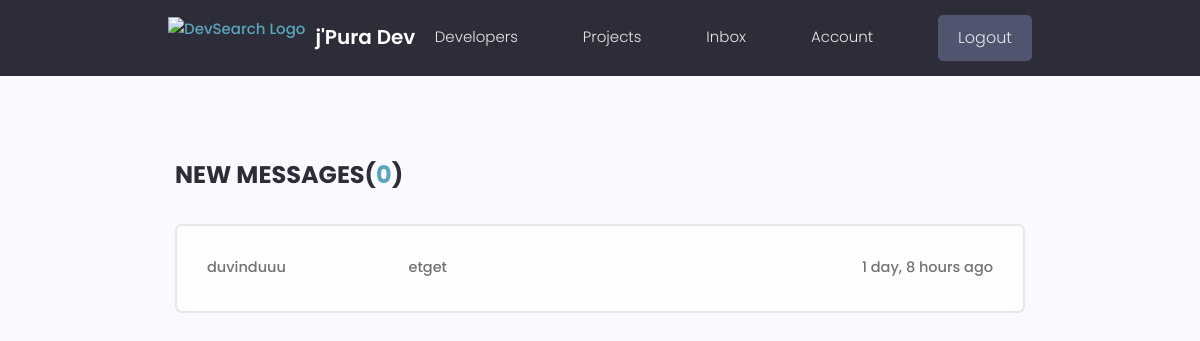
/message-inbox/sankani/ (signed in), run on the app's committed database.
### home/models.py (models this page shows, shortened)
class Message(models.Model):
    sender = models.ForeignKey(User, on_delete=models.CASCADE)
    receiver = models.ForeignKey(User, on_delete=models.CASCADE, related_name='receiver')
    name = models.CharField(max_length=100)
    email = models.EmailField(max_length=100)
    subject = models.CharField(max_length=100)
    body = models.TextField()
    is_read = models.BooleanField(default=False)
    created = models.DateTimeField(auto_now_add=True)
    class Meta:
        ordering = ['is_read', '-created']

### home/views.py (the view)
# urls.py: path('message-inbox/<str:username>/', message_inbox, name = 'message-inbox'),
@login_required
def message_inbox(request,username):
    current_user = User.objects.get(username = username)
    if current_user != request.user:
        return HttpResponse('<h1>403 Forbidden!</h1>')
    all_messages = current_user.receiver.all()
    new_messages_count = all_messages.filter(is_read = False).count()
    context = {'all_messages':all_messages, 'new_messages_count':new_messages_count}
    return render(request, 'home/message_inbox.html', context)

### home/templates/home/message_inbox.html
{% extends 'base.html' %}
{% block content %}
    <main class="inbox my-xl">
        <div class="content-box">
        <h3 class="inbox__title">New Messages(<span>{{new_messages_count}}</span>)</h3>
        {% if all_messages %}
            <ul class="messages">
            {% for msg in all_messages %}
                {% if msg.is_read == False %}
                    <li class="message message--unread">
                        <a href="{% url 'message-view' msg.id %}">
                            <span class="message__author">{{msg.name}}</span>
                            <span class="message__subject">{{msg.body}}</span>
                            <span class="message__date">{{msg.created|timesince}} ago</span>
                        </a>
                    </li>
                {% else %}
                    <li class="message">
                        <a href="{% url 'message-view' msg.id %}">
                            <span class="message__author">{{msg.name}}</span>
                            <span class="message__subject">{{msg.body}}</span>
                            <span class="message__date">{{msg.created|timesince}} ago</span>
                        </a>
                    </li>
                {% endif %}
            {% endfor%}
            </ul>
        {% endif %}
        </div>
    </main>
{% endblock content %}

### static/styles/app.css (style rules this page uses)
:root { --color-sub: #2d2d39; }
.content-box { width: 95%; max-width: 85rem; margin: 0 auto; }
.inbox { height: 90vh; }
.inbox__title, .inbox__title span { font-size: 2.4rem; font-weight: 700; color: var(--color-sub); text-transform: uppercase; text-align: left; margin-bottom: 3rem; }
.inbox__title span { color: var(--color-main); }
.messages { list-style: none; background: var(--color-white); padding: 0.5rem 3rem; border: 2px solid var(--color-light); border-radius: 0.7rem; }
.message { padding: 2.5rem 0; }
.message > a span { font-size: 1.45rem; font-weight: 500; }
.message > a { display: flex; gap: 1rem; }
.message__author, .message__date { flex-basis: 25%; }
.message__subject { flex-basis: 50%; }
.message__date { text-align: right; }

### static/uikit/styles/modules/_variables.css (style rules this page uses)
:root { --color-main: #5aa5b9; --color-main-light: #e6faff; --color-sub: #3f4156; --color-sub-light: #51546e; --color-sub-lighter: #ededfd; --color-text: #737373; --color-gray: #8b8b8b; --color-light: #e5e7eb; --color-light-gray: #767676; --color-bg: #f8fafd; --color-white: #fffefd; --color-white-light: #f3f3f3; --color-success: #359e64; --color-success-bg: #def8e8; --color-error: #fc4b0b; --color-error-bg: #fff2ee; --font-base: 'Poppins', arial, helvetica, 'Segoe UI', roboto, ubuntu, sans-serif; --font-monospace: 'Fira Code', 'Courier New', courier, monospace; --font-regular: 300; --font-medium: 500; --font-bold: 700; --generic-shadow: 1px 1px 5px #00000010; --generic-transition: all 0.3s ease-in-out; }

### static/uikit/styles/modules/_base.css (style rules this page uses)
* { margin: 0; padding: 0; box-sizing: border-box; text-rendering: optimizeLegibility; color: inherit; font-size: inherit; }
html { font-size: 50%; }
@media only screen and (min-width: 480px) { html { font-size: 56.25%; } }
@media only screen and (min-width: 1200px) { html { font-size: 62.5%; } }
body { line-height: 1.6; font-weight: 400; font-size: 1.5rem; color: var(--color-text); background-color: var(--color-bg); min-height: 100vh; }

### static/uikit/styles/modules/_typography.css (style rules this page uses)
* { font-family: var(--font-base); }
h3 { font-size: 3.2rem; font-weight: var(--font-medium); }
p, span, strong { font-size: 1.6rem; color: var(--color-text); font-weight: var(--font-regular); }
a { padding-bottom: 2px; text-decoration: none; display: inline-block; color: var(--color-main); font-weight: var(--font-medium); }

### static/uikit/styles/modules/_utilities.css (style rules this page uses)
.my-xl { margin: 8rem auto; }

### data on the page
Message: name "duvinduuu", body "etget", created "1 day, 8 hours"

### other printed values
{{ new_messages_count }} "0"
